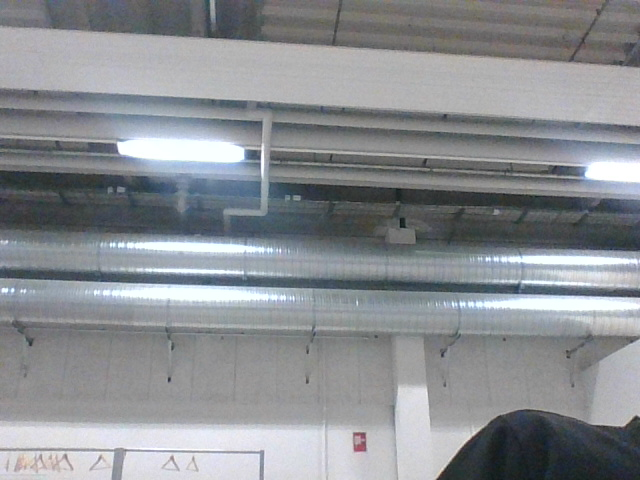
#> input picture individual work/A/CBL_Test/image_0.png, 640 x 480 px, given in place of the camera
$ python Program.py
#> lines starting #> are read from the running program, lines starting #| are printed output that depends on the picture; after the words box and inside, x2 and y2 are one past the last pixel; in counts of white or black regions, pixels touching at a corner belong together
### individual work/A/Vision/defs.py
import cv2 as cv
import numpy as np


class Capture:
    def __init__(self, name):
        self.name = name

    # [10 lines left out: function nothing, not called in this run]

    # funktionen tager et screenshot fra webcam og gemmer det ---- skal processere det nu

    def takePicture(cam):
        print('\n------ class Capture -> Function takePicture ------\n')
        cv.namedWindow("Camera test")
        img_counter = 0
        print("Press Escape to close without saving \nPress space to take a picture")
        while True:
            ret, frame = cam.read()
#> frame is the input picture: shape (480, 640, 3); mean B, G, R 145.7, 141.7, 138.4
            if not ret:
                print("failed to grab frame")
                break
            cv.imshow("Camera test", frame)

            k = cv.waitKey(1)
#> (key Esc is pressed here)
            if k % 256 == 27:       # wait for ESC key to exit
                # ESC pressed
                print("Escape hit, closing...")
                break

            elif k % 256 == 32:     # wait for SPACE key to exit
                # SPACE pressed
                img_name = "image_{}.png".format(img_counter)
                cv.imwrite(img_name, frame)
                print("{} written!".format(img_name))
                # img_counter += 1   # hvis der skal tages flere billeder

        # cam.release()
        # cv.destroyAllWindows()

# ===================================================================================
class Square(Capture):
    # [5 lines of commented-out code are left out]


    def getContours(img, cThr=[150, 175], show=False, minArea=1000, filter=0, draw=False, findCenter=False, findAngle=False):  # default parameters
        print('\n------ class Square -> Function getContours ------\n')
        # Do some processing

        gray = cv.cvtColor(img, cv.COLOR_BGR2GRAY)      # convert image to grayscale

        blur = cv.GaussianBlur(gray, (5, 5), 1)         # apply some blur, define kernelsize 5 by 5, sigma 1

        edges = cv.Canny(blur, cThr[0], cThr[1])        # plads 0 og 1 - can be defined by user, otherwise default is 150,175

        kernel = np.ones((5, 5))        # define kernel - returns new 5 by 5 array of ones

        dial = cv.dilate(edges, kernel, iterations=3)   # making thick lines

        erod = cv.erode(dial, kernel, iterations=2)     # making thin lines

        if show:
            # [5 lines of commented-out code are left out]
            cv.imshow("Erode 5th processing", erod)


        # save all contours in the variabel 'contours'
        contours, hiearchy = cv.findContours(erod, cv.RETR_EXTERNAL, cv.CHAIN_APPROX_SIMPLE)
        finalContours = []      # creating list
        # loop through contours
        for i in contours:
            # information about current detected object
            area = cv.contourArea(i)

            if area > minArea:
                perimeter = cv.arcLength(i, True) #The function computes a curve length or a closed contour perimeter.
                approx = cv.approxPolyDP(i, 0.02 * perimeter, True) #find corner points
                bbox = cv.boundingRect(approx)
                # filter is made if only a certain type of object is wanted, fx a square has 4 cornerpoints
                if filter > 0:
                    if len(approx) == filter:
                        finalContours.append([len(approx), area, approx, bbox, i])
                else:
                    finalContours.append([len(approx), area, approx, bbox, i])

            if findCenter:

                M = cv.moments(approx)

                # calculate x,y coordinate of center
                cX = int(M["m10"] / M["m00"])
                cY = int(M["m01"] / M["m00"])
                cv.circle(img, (cX, cY), 5, (0,0,255), -1)
                # cv.putText(img, str([cX, cY]), (cX - 25, cY - 25), cv.FONT_HERSHEY_COMPLEX_SMALL, 1, (0,0,255),
                #            1)

            if findAngle:
                for l in range(len(contours)):
                    if contours[l].size > 50:
                        cnt = contours[l]
                        rect = cv.minAreaRect(cnt)
                        cv.putText(img, str(rect[-1]), (10, 60+(l*20)), cv.FONT_HERSHEY_COMPLEX_SMALL, 1, (0, 0, 255),
                                   1)  # print rotation of box

                        Box = cv.boxPoints(rect)
                        Box = np.int0(Box)

                        cv.drawContours(img, [Box], 0, (255, 255, 0), 1)

        finalContours = sorted(finalContours, key=lambda x: x[1], reverse=True)     # src, len(approx):area, descenting order
        # 'draw' contour-points that we get from findCountour-function
        if draw:
            for con in finalContours:
                cv.drawContours(img,con[4],-1,(0,0,255),3) # dottet red lines, thickness = 3


        return img, finalContours

    # reorder the objects 4 corners - sorted
    def reorder(myPoints):
        print('\n------ class Square -> Function reorder ------\n')
        print(myPoints.shape) # output= (4,1,2), 4 by 1 by 2 (4 values, 1 is redundant, each value has 2 points: x,y
        myPointsNew = np.zeros_like(myPoints) #Return an array of zeros with the same shape and type as a given array.
        myPoints = myPoints.reshape((4, 2)) # removes redundant (the 1)
        add = myPoints.sum(1)   # gets sum of each one of 4 value-sets
        print('add: ', add)
        myPointsNew[0] = myPoints[np.argmin(add)]   # first element, get actual points based on minimum-index

        myPointsNew[3] = myPoints[np.argmax(add)] # firth element, get actual points based on maximum-index
        diff = np.diff(myPoints, axis=1)
        myPointsNew[1] = myPoints[np.argmin(diff)]
        myPointsNew[2] = myPoints[np.argmax(diff)]

        print('myPointsNew[0]: ', myPointsNew[0])
        print('myPointsNew[1]: ', myPointsNew[1])
        print('myPointsNew[2]: ', myPointsNew[2])
        print('myPointsNew[3]: ', myPointsNew[3])
        return myPointsNew


    def warpImg(img, points, w, h, pad=20):
        print('\n------ class Square -> Function warpImg ------\n')
        print('Workspace points: \n', points)
        points = Square.reorder(points)
        print('Workspace points reordered: \n', points)
        pts1 = np.float32(points)
        pts2 = np.float32([[0, 0], [w, 0], [0, h], [w, h]])   # define pattern
        matrix = cv.getPerspectiveTransform(pts1, pts2)
        imgWarp = cv.warpPerspective(img, matrix, (w, h))
        imgWarp = imgWarp[pad:imgWarp.shape[0] - pad, pad:imgWarp.shape[1] - pad]   # define<-- pad: removes corner-pixels from h + w
        # print('imgWarp: \n',imgWarp)
        return imgWarp

    # returnerer længden på en side
    def findDis(pts1, pts2):
        print('\n------ class Square -> Function finDis ------\n')
        print('pts1, pts2: ', pts1, pts2)
        return ((pts2[0] - pts1[0]) ** 2 + (pts2[1] - pts1[1]) ** 2) ** 0.5 # finder kvadratrod af ((x2-x1)^2 + (y2-y1)^2)


class Circle(Capture):
    # [4 lines left out: function __init__, not called in this run]

    def circum(self):
        return 3.14 * (self.radius + self.radius)

    def getArea(self):
        return 3.14 * self.radius * self.radius

    def printName(self):
        return self.name

### individual work/A/Vision/Program.py
# CBL
from __future__ import print_function
import cv2 as cv
import argparse
import numpy as np
import defs
from matplotlib import pyplot as plt


# define a video capture object
cam = cv.VideoCapture(0)
# cam.set(10,160)     # 10 for brightness - value 160
# cam.set(3,1920)     # 3 for height - value 1920
# cam.set(4,1080)     # 4 for width - value 1080
pixToMil = 0.2645833333
scale = 3   # scale to make image bigger
wWorkspace = 200 *scale
hWorkspace = 200 *scale

defs.Capture.takePicture(cam)
img = cv.imread('image_1.png')
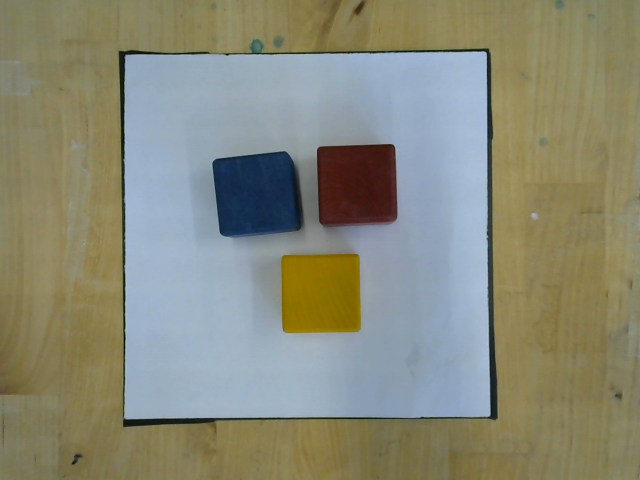
#> input picture individual work/A/Vision/image_1.png, 640 x 480 px
#> img is the input picture: shape (480, 640, 3); mean B, G, R 119.4, 137.1, 136.1
defs.Square.getContours(img, show=True)
#> in getContours, `edges = cv.Canny(blur, cThr[0], cThr[1])`:
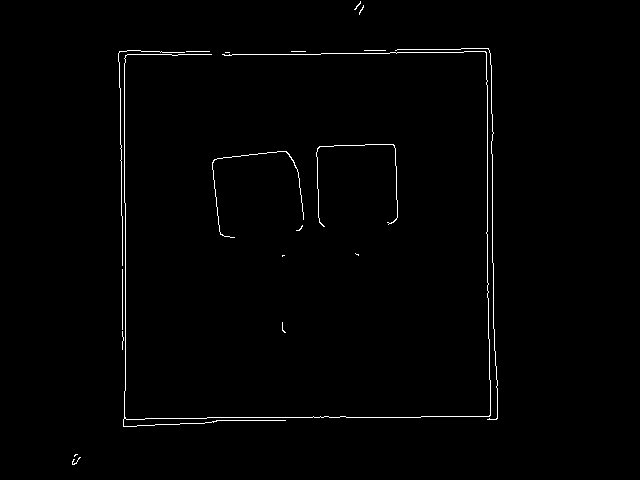
#> edges: shape (480, 640); 1% white in thin lines or dots, all inside (x1, y1, x2, y2) = (72, 1, 498, 465)
#> in getContours, `dial = cv.dilate(edges, kernel, iterations=3)`: dial: shape (480, 640); 10.8% white; 8 white regions, largest, box (x1, y1, x2, y2) and area: (112, 42, 504, 433) 24146, (206, 145, 310, 244) 3835, (310, 138, 404, 233) 3548
#> in getContours, `erod = cv.erode(dial, kernel, iterations=2)`: erod: shape (480, 640); 5% white; 8 white regions
#> in getContours, `contours, hiearchy = cv.findContours(erod, cv.RETR_EXTERNAL, cv.CHAIN_..`: contours = 3 contours; box (x1, y1, x2, y2) and area: (116, 46, 500, 429) 139656, (352, 0, 366, 17) 156, (70, 452, 83, 467) 128; hiearchy = [[1, -1, -1, -1], [2, 0, -1, -1], [-1, 1, -1, -1]]
#> the loop in getContours, `for i in contours:` made 3 passes
#> (area, perimeter, approx, bbox) on pass 2: (139656, 1538.2, [[490, 46], [117, 49], [121, 428], [499, 420]], (117, 46, 383, 383))
#> area on passes 1, 3: 127.5, 155.5
#> after the loop in getContours, `for i in contours:`: finalContours = 1 item
cv.imshow("Kamera",img)


#Find Workspace
imgContours, fContours = defs.Square.getContours(img, show= True, minArea=50000, filter=4,draw=False)
#> the loop in getContours (call 2), `for i in contours:` made 3 passes
#> fContours = 1 item

# find the biggest objects 4 corners - unsorted
if len(fContours) != 0:
    biggest = fContours[0][2]   # takes 1. and 3. parameter in finalContours-->([len(approx), area, approx, bbox, i])
#> biggest = [[490, 46], [117, 49], [121, 428], [499, 420]]
    # print (biggest)
    imgWarp = defs.Square.warpImg(img, biggest, wWorkspace, hWorkspace)
#| Workspace points:
#|  [[[490  46]]
#|  [[117  49]]
#|  [[121 428]]
#|  [[499 420]]]
#| (4, 1, 2)
#> in reorder, `add = myPoints.sum(1)`: add = [536, 166, 549, 919]
#| add:  [536 166 549 919]
#> in reorder, `diff = np.diff(myPoints, axis=1)`: diff = [-444, -68, 307, -79]
#| myPointsNew[0]:  [[117  49]]
#| myPointsNew[1]:  [[490  46]]
#| myPointsNew[2]:  [[121 428]]
#| myPointsNew[3]:  [[499 420]]
#> in warpImg, `points = Square.reorder(points)`: points = [[117, 49], [490, 46], [121, 428], [499, 420]]
#| Workspace points reordered:
#|  [[[117  49]]
#|  [[490  46]]
#|  [[121 428]]
#|  [[499 420]]]
#> in warpImg, `matrix = cv.getPerspectiveTransform(pts1, pts2)`: matrix = [[1.58, -0.0167, -184.5], [0.0129, 1.6, -79.96], [-3.42e-05, 3.65e-05, 1]]
    cv.imshow("contours",imgContours)

    # Find Objects in workspace
    imgContours2, fContours2 = defs.Square.getContours(imgWarp, show=True, minArea=2000, filter=4, cThr=[70, 75], draw=True, findAngle=True)
#> call 3 of getContours, with show = True, minArea = 2000, filter = 4, draw = True, findCenter = False, findAngle = True
#> in getContours (call 3), `gray = cv.cvtColor(img, cv.COLOR_BGR2GRAY)`:
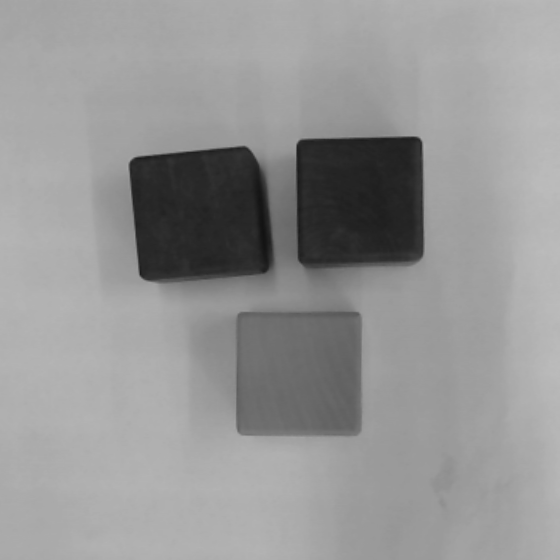
#> gray: shape (560, 560); min 18, max 187, mean 149.2
#> in getContours (call 3), `edges = cv.Canny(blur, cThr[0], cThr[1])`: edges: shape (560, 560); 0.48% white in thin lines or dots, all inside (x1, y1, x2, y2) = (129, 136, 424, 437)
#> in getContours (call 3), `dial = cv.dilate(edges, kernel, iterations=3)`: dial: shape (560, 560); 6.5% white; 5 white regions, box (x1, y1, x2, y2) and area: (123, 140, 280, 290) 7391, (290, 130, 430, 276) 7042, (230, 305, 369, 443) 5053, (230, 305, 263, 327) 544, (286, 305, 318, 319) 428
#> in getContours (call 3), `erod = cv.erode(dial, kernel, iterations=2)`:
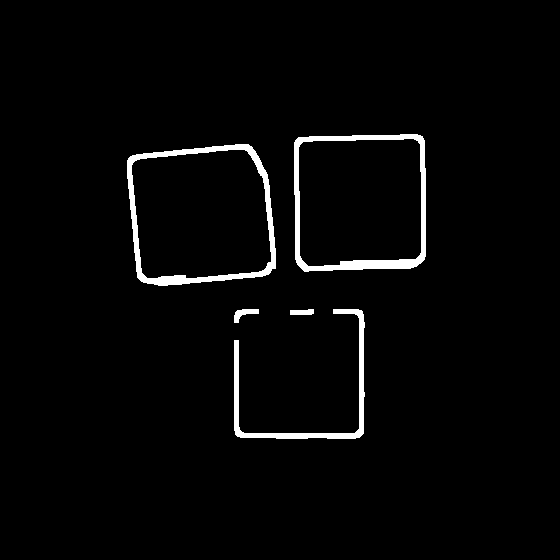
#> erod: shape (560, 560); 2.6% white; 5 white regions
#> in getContours (call 3), `contours, hiearchy = cv.findContours(erod, cv.RETR_EXTERNAL, cv.CHAIN_..`: contours = 5 contours; box (x1, y1, x2, y2) and area: (127, 144, 276, 286) 18163, (294, 134, 426, 272) 17256, (234, 309, 365, 439) 1568, (234, 309, 259, 323) 134, (290, 309, 314, 315) 96; hiearchy = [[1, -1, -1, -1], [2, 0, -1, -1], [3, 1, -1, -1], [4, 2, -1, -1], [-1, 3, -1, -1]]
#> the loop in getContours (call 3), `for i in contours:` made 5 passes
#> (area, perimeter, approx, bbox) on passes 4 to 5: (18163, 534.7, [[251, 146], [128, 158], [141, 281], [275, 268]], (128, 146, 148, 136)), (17256.5, 515.5, [[422, 136], [295, 140], [304, 271], [424, 259]], (295, 136, 130, 136))
#> area on passes 1 to 3: 1568.5, 96, 134.5
#> after the loop in getContours (call 3), `for i in contours:`:
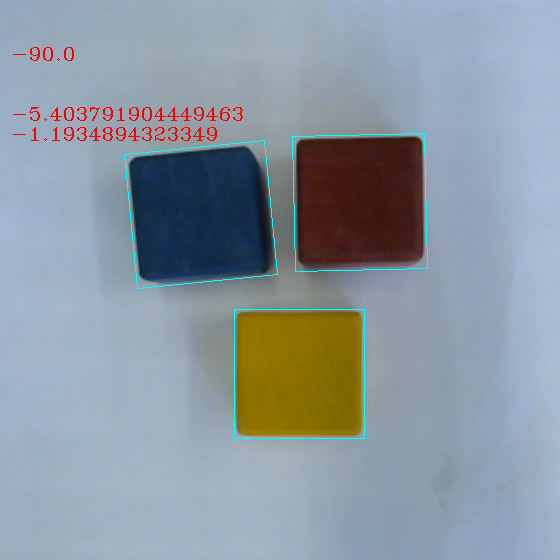
#> img: shape (560, 560, 3); mean B, G, R 161.2, 151.5, 139.1
#> after the loop in getContours (call 3), `for i in contours:`: finalContours = 2 items
#> the loop in getContours (call 3), `for con in finalContours:` made 2 passes
#> after the loop in getContours (call 3), `for con in finalContours:`:
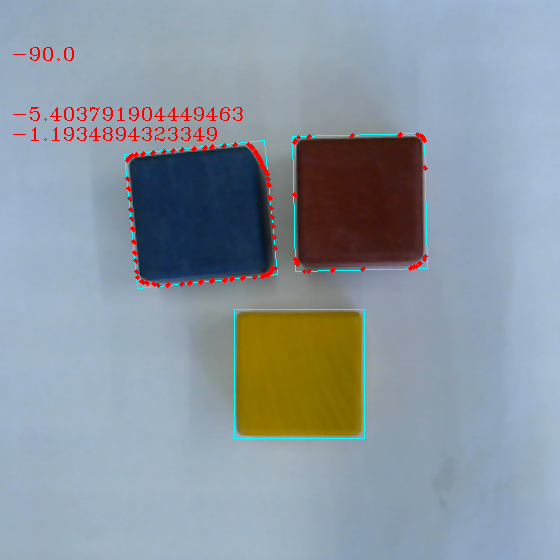
#> img: shape (560, 560, 3); 0.45% of pixels changed, all inside (x1, y1, x2, y2) = (125, 132, 428, 288)
#> fContours2 = 2 items
    cv.imshow("Warped",imgWarp)
    if len(fContours) !=0:
        for obj in fContours2:
            cv.polylines(imgContours2,[obj[2]], True, (0,255,0),2)  # green full lines
            nPoints = defs.Square.reorder(obj[2])    # reorder points
            print('nPoints reordered: \n ', nPoints)
            nW = round(defs.Square.findDis(nPoints[0][0] // scale, nPoints[1][0] // scale), 1)    # find width of obj, (number of pixels divided by scale-value)
            nH = round(defs.Square.findDis(nPoints[0][0] // scale, nPoints[2][0] // scale), 1)    # find height of obj in millimeters, round to 1 decimal
            cv.arrowedLine(imgContours2, (nPoints[0][0][0], nPoints[0][0][1]), (nPoints[1][0][0], nPoints[1][0][1]),
                                 (255, 0, 0), 2, 10, 0, 0.08)
            cv.arrowedLine(imgContours2, (nPoints[0][0][0], nPoints[0][0][1]), (nPoints[2][0][0], nPoints[2][0][1]),
                                 (255, 0, 0), 2, 10, 0, 0.08)
            x, y, w, h = obj[3]
            cv.putText(imgContours2, '{}mm'.format(nW), (x + 30, y - 10), cv.FONT_HERSHEY_COMPLEX_SMALL, 1,
                             (255,0,0), 1)
            cv.putText(imgContours2, '{}mm'.format(nH), (x - 70, y + h // 2), cv.FONT_HERSHEY_COMPLEX_SMALL, 1,
                             (255, 0, 0), 1)
            print('\nWidth: ', nW, '\nHeight: ', nH)
#> this loop made 2 passes
#> (myPoints in reorder, add in reorder, diff in reorder, nPoints, nW, nH, x) on passes 1 to 2: ([[251, 146], [128, 158], [141, 281], [275, 268]], [397, 286, 422, 543], [-105, 30, 140, -7], [[128, 158], [251, 146], [141, 281], [275, 268]], 41.2, 41.3, 128), ([[422, 136], [295, 140], [304, 271], [424, 259]], [558, 435, 575, 683], [-286, -155, -33, -165], [[295, 140], [422, 136], [304, 271], [424, 259]], 42, 44.1, 295)
#> (printed output is left out)
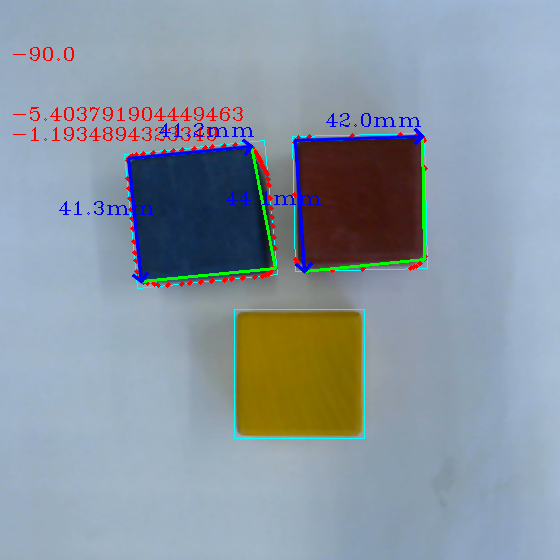
#> imgContours2: shape (560, 560, 3); 1.74% of pixels changed, all inside (x1, y1, x2, y2) = (59, 113, 426, 284)

    cv.imshow("Workspace", imgContours2)

#     imgshaped = cv.resize(imgContours2,(2000,2000))
# # cv.imshow("Last saved image", img)
#
#     # plt.subplot(1,1,1)
#     plt.imshow(imgshaped)
#     plt.show()

cv.waitKey(0)
cam.release()
cv.destroyAllWindows()
